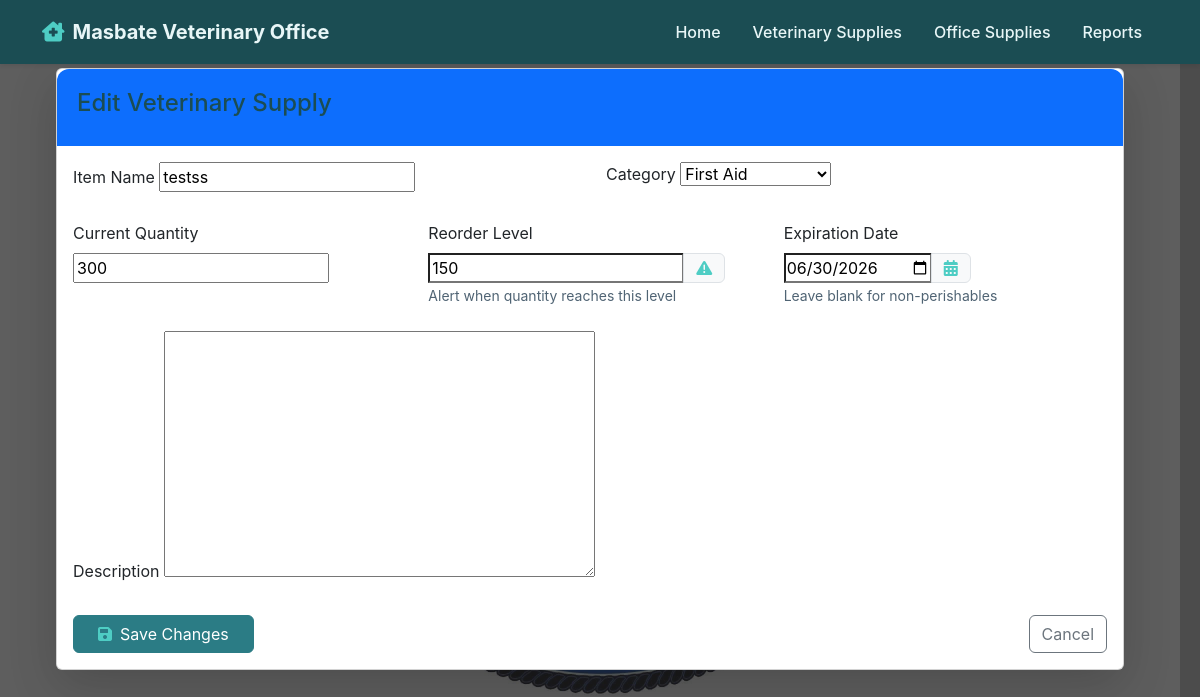
The app's page /vet/update/7/ (signed in) with its own data.
### vet_supplies/models.py (models this page shows, shortened)
class VetSupply(models.Model):
    name = models.CharField(max_length=200)
    quantity = models.IntegerField(default=0)
    created_at = models.DateTimeField(auto_now_add=True)
    updated_at = models.DateTimeField(auto_now=True)

### vet_supplies/views.py (the view, shortened to what this page needs)
# urls.py: path('update/<int:pk>/', VetSupplyUpdate.as_view(), name='supply-update'),
class VetSupplyUpdate(LoginRequiredMixin, UpdateView):
    model = VetSupply
    form_class = VetSupplyForm
    template_name = 'vet_supplies/form.html'

### vet_supplies/forms.py
class VetSupplyForm(forms.ModelForm):
    class Meta:
        model = VetSupply
        fields = ['name', 'category', 'quantity', 'reorder_level', 'expiration_date', 'description']
        widgets = {
            'expiration_date': forms.DateInput(attrs={'type': 'date'}),
            'reorder_level': forms.NumberInput(attrs={'min': 1}),
            'quantity': forms.NumberInput(attrs={'min': 0}),
        }
        labels = {
            'reorder_level': 'Reorder Level (alert when stock reaches this number)',
            'expiration_date': 'Expiration Date (optional)'
        }

### vet_supplies/models.py (called while the page is built)
    def __str__(self):
        return self.name

### vet_supplies/templates/vet_supplies/form.html (shortened to what this page needs)
{% extends 'base.html' %}
{% block content %}
<div class="card shadow-lg">
    <div class="card-header bg-primary text-white">
        <h4>{% if object %}Edit{% else %}Add{% endif %} Veterinary Supply</h4>
    </div>
    <div class="card-body">
        <form method="post">
            <div class="row g-3 mb-4">
                <div class="col-md-6">
                    <div class="form-group">
                        <label class="form-label">Item Name</label>
                        {{ form.name }}
                    </div>
                </div>
                <div class="col-md-6">
                    <div class="form-group">
                        <label class="form-label">Category</label>
                        {{ form.category }}
                    </div>
                </div>
            </div>
            <div class="row g-3 mb-4">
                <div class="col-md-4">
                    <div class="form-group">
                        <label class="form-label">Current Quantity</label>
                        {{ form.quantity }}
                    </div>
                </div>
                <div class="col-md-4">
                    <div class="form-group">
                        <label class="form-label">Reorder Level</label>
                        <div class="input-group">
                            {{ form.reorder_level }}
                            <span class="input-group-text">
                                <i class="fas fa-exclamation-triangle"></i>
                            </span>
                        </div>
                        <small class="form-text text-muted">Alert when quantity reaches this level</small>
                    </div>
                </div>
                <div class="col-md-4">
                    <div class="form-group">
                        <label class="form-label">Expiration Date</label>
                        <div class="input-group">
                            {{ form.expiration_date }}
                            <span class="input-group-text">
                                <i class="fas fa-calendar-alt"></i>
                            </span>
                        </div>
                        <small class="form-text text-muted">Leave blank for non-perishables</small>
                    </div>
                </div>
            </div>
            <div class="mb-4">
                <label class="form-label">Description</label>
                {{ form.description }}
            </div>
            <div class="d-flex justify-content-between mt-4">
                <button type="submit" class="btn btn-primary px-4">
                    <i class="fas fa-save me-2"></i>Save Changes
                </button>
                <a href="{% url 'vet_supplies:supply-list' %}" class="btn btn-outline-secondary">
                    Cancel
                </a>
            </div>
        </form>
    </div>
</div>
{% endblock %}

### static/css/custom.css (style rules this page uses)
.input-group { max-width: 400px; margin: 0 auto; }

### records on screen
VetSupply: name "testss", category "First Aid", quantity "300", reorder_level "150", expiration_date "06/30/2026"
